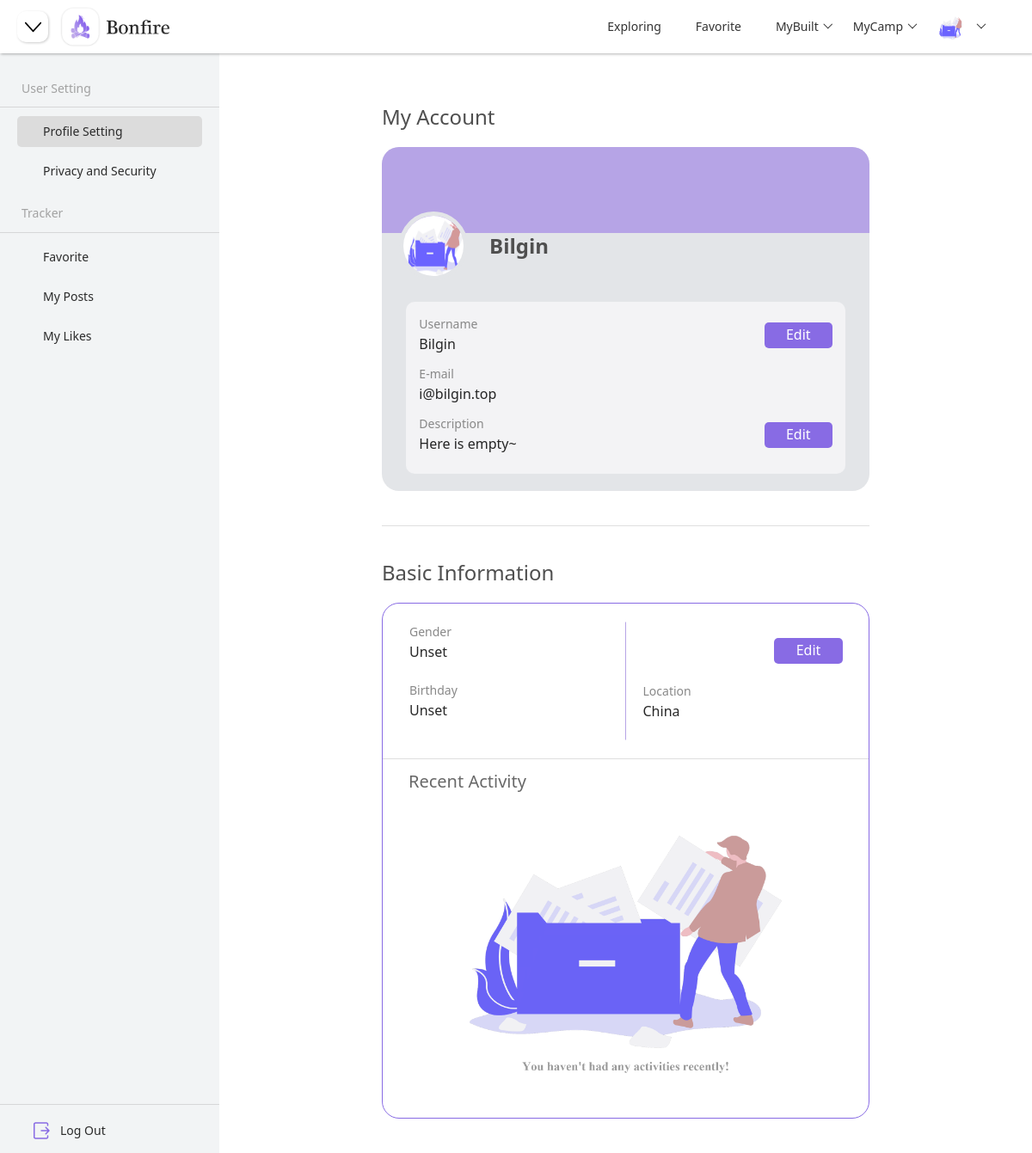
Page /user/profile (signed in) on the committed database.
### models.py (models this page shows)
class UserModel(db.Model):
    __tablename__ = "user"
    id = db.Column(db.Integer, primary_key=True, autoincrement=True)
    username = db.Column(db.String(200), nullable=False, unique=False)
    email = db.Column(db.String(100), nullable=False, unique=False)
    password = db.Column(db.String(200), nullable=False)
    avatar = db.Column(db.String(200), nullable=False, default="default.png")
    gender = db.Column(db.String(10), nullable=True)
    birthday = db.Column(db.DateTime, nullable=True)
    description = db.Column(db.String(200), nullable=True)
    join_time = db.Column(db.DateTime, default=datetime.now)

### blueprints/user.py (the view)
class Profile(Resource):
    def get(self):
        camp_builders = get_all_camp_builder()
        camp_joins = get_all_camp_join()
        try:
            return render_template("profile.html", user=g.user, birthday=g.user.birthday.strftime("%Y-%m-%d"),
                               status="profile", camp_builders=camp_builders, camp_joins=camp_joins)
        except Exception as e:
            print(e)
            return render_template("profile.html", user=g.user,
                               status="profile", camp_builders=camp_builders, camp_joins=camp_joins)

### app.py (called while the page is built)
@app.before_request
def before_request():
    user_id = session.get("user_id")
    if user_id:
        try:
            user = UserModel.query.get(user_id)
            g.user = user
        except:
            g.user = None

@app.context_processor
def context_processor():
    if hasattr(g, "user"):
        return {"user": g.user}
    else:
        return {}

### blueprints/user.py (called while the page is built)
@api.representation('text/html')
def output_html(data, code, headers=None):
    if isinstance(data, str):
        resp = Response(data)
        return resp
    else:
        return Response(json.dumps(data), mimetype='application/json')

### controller.py (called while the page is built)
def get_all_camp_builder():
    user_id = session.get("user_id")
    if user_id:
        camp_user = CampUserModel.query.filter_by(user_id=user_id, identity="Builder").all()
        camps = []
        camp_dict = {}
        for camp in camp_user:
            camp_dict["camp_id"] = camp.camp_id
            camp = CampModel.query.filter_by(id=camp.camp_id).first()
            camp_dict["camp_name"] = camp.name
            camps.append(camp_dict)
            camp_dict = {}
        return camps
    else:
        return {}

def get_all_camp_join():
    user_id = session.get("user_id")
    if user_id:
        camp_user = CampUserModel.query.filter_by(user_id=user_id).filter(CampUserModel.identity.in_(["Admin", "Member"])).all()
        camps = []
        camp_dict = {}
        for camp in camp_user:
            camp_dict["camp_id"] = camp.camp_id
            camp = CampModel.query.filter_by(id=camp.camp_id).first()
            camp_dict["camp_name"] = camp.name
            camps.append(camp_dict)
            camp_dict = {}
        return camps
    else:
        return {}

### templates/profile.html (shortened to what this page needs)
{% extends "components/index_navi.html" %}
{% block head %}
    <link rel="stylesheet" href="{{ url_for('static', filename='css/camp.css') }}">
    <link rel="stylesheet" href="{{ url_for('static', filename='css/profile.css') }}">
{% endblock %}
{% block navi_shrink %}
    <button class="justify-content-start shrink-btn" onclick="side()">
    </button>
{% endblock %}
{% block body %}
    {% include "components/profile_side.html" %}
    {% include "components/profile_container.html" %}
{% endblock %}

### templates/components/index_navi.html (shortened to what this page needs)
<!DOCTYPE html>
<html lang="en">
<head>
    <link rel="stylesheet" href="{{ url_for('static', filename='bootstrap/bootstrap@5.1.1.min.css') }}">
    <link rel="stylesheet" href="{{ url_for('static', filename='css/base.css') }}">
    <link rel="stylesheet" href="{{ url_for('static', filename='layui/css/layui.css') }}">
    {% block head %}{% endblock %}
</head>
<body>
<nav class="navbar navbar-expand-md nav-bar fixed-top">
    {% block navi_shrink %}{% endblock %}
    <img class="justify-content-start navi-logo"
         src={{ url_for("static", filename="images/nav-logo.png") }}>
    <div class="collapse navbar-collapse justify-content-end nav-content" id="collapsibleNavbar">
        <ul class="navbar-nav nav-title layui-nav">
            <li class="layui-nav-item">
                <a href="{{ url_for("index.index") }}">Exploring</a>
            </li>
            <li class="layui-nav-item">
                <a href="{{ url_for("index.index") }}">Favorite</a>
            </li>
            <li class="layui-nav-item">
                <a href="javascript:">MyBuilt</a>
            </li>
            <li class="layui-nav-item">
                <a href="javascript:">MyCamp</a>
            </li>
            <li class="layui-nav-item">
                <a href="javascript:;">
                    {% if user.avatar == "default.png" %}
                        <img src="{{ url_for('static', filename='images/default.png') }}" alt="avatar"
                             class="layui-nav-img" id="navi-logo">
                    {% else %}
                        <img class="layui-nav-img"
                             src="/static/upload/avatar/{{ user.avatar }}"
                             alt="avatar" id="navi-logo">
                    {% endif %}
                </a>
            </li>
        </ul>
    </div>
</nav>
{% block body %}{% endblock %}
</body>
</html>

### templates/components/profile_container.html (shortened to what this page needs)
<div class="container-box" id="container-box">
    <div class="center" id="center-box">
        <h4 class="profile-page-title">My Account</h4>
        <div class="profile-container">
            <div class="profile-decoration"></div>
            <div class="avatar-container">
                {% if user.avatar == "default.png" %}
                    <img src="{{ url_for('static', filename='images/default.png') }}" alt="avatar" class="layui-nav-img profile-img" id="avatar">
                {% else %}
                    <img class="layui-nav-img profile-img" id="avatar" src="../static/upload/avatar/{{ user.avatar }}" alt="avatar">
                {% endif %}
                <p class="profile-username">{{ user.username }}</p>
            </div>
            <div class="profile-info">
                <div class="profile-info-block">
                    <div class="profile-info-area">
                        <p class="profile-info-title">Username</p>
                        <p class="profile-info-content">{{ user.username }}</p>
                    </div>
                    <button class="profile-info-button" onclick="edit_name()">Edit</button>
                </div>
                <div class="profile-info-block">
                    <div class="profile-info-area">
                        <p class="profile-info-title">E-mail</p>
                        <p class="profile-info-content">{{ user.email }}</p>
                    </div>
                </div>
                <div class="profile-info-block">
                    <div class="profile-info-area">
                        <p class="profile-info-title">Description</p>
                        {% if user.description == None %}
                            <p class="profile-info-content">Here is empty~</p>
                        {% else %}
                            <p class="profile-info-content">{{ user.description }}</p>
                        {% endif %}
                    </div>
                    <button class="profile-info-button" onclick="edit_description()">Edit</button>
                </div>
            </div>
        </div>
        <hr class="segmentation">
        <h4 class="profile-page-title profile-page-title-basic">Basic Information</h4>
        <div class="profile-basic-info-area">
            <div class="profile-basic-info">
                <div class="profile-basic-info-left">
                    <div class="profile-basic-info-block">
                        <div class="profile-basic-info-content">
                            <p class="profile-info-title">
                                Gender
                            </p>
                            {% if user.gender == None %}
                                <p class="profile-info-content">
                                    Unset
                                </p>
                            {% else %}
                                <p class="profile-info-content">
                                    {{ user.gender }}
                                </p>
                            {% endif %}
                        </div>
                    </div>
                    <div class="profile-basic-info-block">
                        <div class="profile-basic-info-content">
                            <p class="profile-info-title">
                                Birthday
                            </p>
                            {% if user.birthday == None %}
                                <p class="profile-info-content">
                                    Unset
                                </p>
                            {% else %}
                                <p class="profile-info-content">
                                    {{ birthday }}
                                </p>
                            {% endif %}
                        </div>
                    </div>
                </div>
                <div class="profile-basic-info-right">
                    <div class="profile-basic-btn-area">
                        <button class="profile-basic-info-edit" data-bs-toggle="modal" data-bs-target="#edit-profile">
                            Edit
                        </button>
                    </div>
                    <div class="profile-info-location">
                        <p class="profile-info-title">
                            Location
                        </p>
                        <p class="profile-info-content">
                            China
                        </p>
                    </div>
                </div>
            </div>
            <hr class="segmentation" id="profile-seg">
            <div class="my-activity">
                <div class="my-activity-title">
                    <p id="my-activity-title">Recent Activity</p>
                </div>
                <div class="no_activity">
                    <img id="no_activity" src="{{ url_for("static", filename="images/no_activity.png") }}">
                </div>
            </div>
        </div>
    </div>
</div>

### static/css/base.css (style rules this page uses)
html { scroll-behavior:smooth; }
* { margin: 0; padding: 0; box-sizing: border-box; }
li { list-style: none }
img { border: 0; vertical-align: middle }
button { cursor: pointer }
a { color: #D6D6D6; text-decoration: none !important; }
p { margin-bottom: unset !important; }
button, input { font-family: Microsoft YaHei, Heiti SC, tahoma, arial, Hiragino Sans GB, "\5B8B\4F53", sans-serif; border: 0; outline: none; }
.navi-logo { height: 46px; margin-left: 10px; }
.nav-bar { box-shadow: 1px 1px 3px rgb(0 0 0 / 30%); backdrop-filter: saturate(180%) blur(20px)!important; z-index: 99!important; }
.nav-content { margin-right: 30px; }
.nav-title a { color: #343434 !important; transition: ease 0.3s; }
.segmentation { color: gray; border-bottom: none !important; background-color: gray; }
.shrink-btn { margin-left: 20px; background-color: #ffffff; border-radius: 10px; width: 36px; height: 36px; box-shadow: 1px 1px 3px rgb(0 0 0 / 20%); transition: ease 0.3s; }
#shrink-svg { transition: ease 0.3s; }

### static/css/camp.css (style rules this page uses)
@media screen and (min-width: 751px) { .container-box { display: flex; position: absolute; justify-content: center; width: calc(100vw - 255px); height: calc(100vh - 62px); transition: width .5s ease; right: 0; } }
@media screen and (min-width: 751px) { .center { width: calc(100vw - 500px); height: calc(100vh - 62px); overflow: scroll; overflow-x: hidden; } }

### static/css/profile.css (style rules this page uses)
@media screen and (min-width: 751px) { .center { width: 60%; height: calc(100vh - 62px); overflow: scroll; overflow-x: hidden; } }
.profile-container { position: relative; width: 100%; height:400px; background-color: #e3e5e8; border-radius: 20px; margin-bottom: 40px; }
.profile-decoration { background-color: #b6a4e6; width: 100%; height: 100px; border-radius: 20px 20px 0 0; }
.profile-page-title { margin-top: 60px; margin-bottom: 20px; font-size: 24px; color: #4f4f4f; }
.avatar-container { position: absolute; top:75px; display: flex; width: 100%; height: 80px; align-items: center; }
.profile-img { width: 80px; height: 80px; border-style: solid; border-width: 5px; border-color: #e3e5e8; margin-left: 20px; }
.profile-username { margin-left: 15px; font-size: 24px; font-weight: bold; color: #4f4f4f; }
.profile-info { display: flex; margin-top: 80px; width: 90%; height: 200px; background-color: #f3f3f5; flex-direction: column; margin-left: 5%; border-radius: 10px; padding-top: 10px; }
.profile-info-area { width: 80%; margin-left: 15px; }
.profile-info-block { margin-top: 5px; margin-bottom: 5px; display: flex; width: 100%; align-items: center; justify-content: space-between; }
.profile-info-title { font-size: 14px; color: #888888; }
.profile-info-button { width: 80px; margin-right: 15px; background-color:#886be4; height: 30px; border-radius: 5px; color: white; transition: ease 0.3s; }
.profile-page-title-basic { margin-top: 40px; }
.profile-basic-info-area { display: flex; width: 100%; padding-top: 20px; padding-bottom: 20px; margin-bottom: 40px; border-style: solid; border-width: 1px; border-radius: 20px; border-color:#886be4; flex-direction: column; }
.profile-basic-info { display: flex; width: 100%; height: 100px; align-items: center; justify-content: space-between; margin-top: 20px; }
.profile-basic-info-left { width: 50%; border-style: solid; border-width: 1px; border-left-color: transparent; border-top-color: transparent; border-bottom-color: transparent; border-right-color: #b6a4e6; padding-left: 30px; }
.profile-basic-info-right { width: 50%; padding-right: 30px; }
.profile-basic-info-block { margin-bottom: 20px; }
.profile-basic-btn-area { display: flex; width: 100%; justify-content: flex-end; margin-bottom: 21px; }
.profile-basic-info-edit { width: 80px; height: 30px; border-radius: 5px; background-color: #886be4; color: white; transition: ease 0.3s; }
.profile-info-location { padding-left: 20px; }
#profile-seg { margin-top: 40px; }
#my-activity-title { font-size: 20px; color: #696969; }
.my-activity { padding-left: 30px; padding-right: 30px; }
.my-activity-title { margin-bottom: 10px; }
#no_activity { width: 100%; }
#avatar { cursor: pointer; }

### rows in the picture
UserModel: avatar (picture), username "Bilgin", email "i@bilgin.top"
